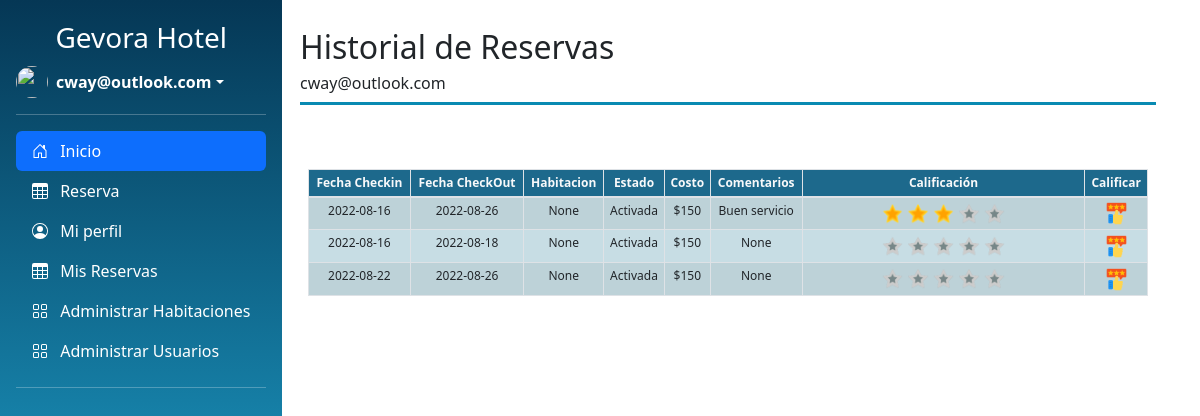
The app's page /historialReserva (signed in) with its own data.
### tables this page shows
CREATE TABLE Reservas (Id INTEGER UNIQUE PRIMARY KEY AUTOINCREMENT NOT NULL, IdUsuario STRING REFERENCES Usuarios (Email) NOT NULL, IdHab INTEGER REFERENCES Habitaciones, FechaInicio DATE NOT NULL, FechaFinal DATE NOT NULL, costo INTEGER NOT NULL, Estado TEXT NOT NULL, Calificacion INTEGER, Comentario TEXT);

### app.py (the view)
@app.route('/historialReserva')
def historeserva():
    if 'username' in session:
        if session['rol'] == 'Usuario' or session['rol'] == 'SuperAdministrador':
            print(g.user)
            reserva = db.sql_select_all_ReservaU(g.user)
            rate_Form = forms.rateform(request.form)
            flash("Lista de reservas")
            return render_template('historialReserva.html', form=rate_Form, lreservas = reserva, titulo="Historial de Reservas")
        else:
            return redirect(url_for('index'))
    else:
        return redirect(url_for('login'))

### app.py (called while the page is built)
@app.before_request
def before_request():
    if 'username' in session:
        g.user = session['username']
    else:
        g.user = "Iniciar Sesion"
    if 'rol' in session:
        g.rol = session['rol']
    else:
        g.rol = None

### dB.py (called while the page is built)
def sql_connection():
    try:
        con=sqlite3.connect('luna.db')
        return con
    except Error:
        print(Error)

def sql_select_all_ReservaU(username):
    strsq="SELECT * FROM Reservas WHERE IdUsuario ='"+ username +"';"
    con=sql_connection()
    cursor_Obj=con.cursor()
    cursor_Obj.execute(strsq)
    reservas = cursor_Obj.fetchall()
    con.close()
    return reservas

### templates/historialReserva.html (shortened to what this page needs)
{% extends "base.html" %}
{% block principal %}
    {% from "_macro.html" import render_field %}
    {% from "_macro.html" import render_buttonfield %}
    {% from "_macro.html" import render_simple_field %}
    <div class="container py-1   " >
        <div class="row ">
            <div class="mt-4 mx-3 col text-center mb-5 " >
                <h2 class="text-start" >Historial de Reservas</h2><h6 class="text-start">{{g.user}}</h6>
                <hr class="dropdown-divider " style="height:3px; width:100%; border-width:0; background-color:rgb(9, 138, 178)">
            </div>
        </div>
        <div class="row justify-content-center">
        <div class="row  justify-content-center  "  >
            <div class="col-sm-12 col-md-4 col-lg-4 col-xl-2 py-3 px-4 bg-white w-100 ">
                <table id="ScrollTry" class="table table-striped table-bordered table-sm " style="background-color: #1d698c;" cellspacing="0" width="100%">
                    <thead>
                        <tr>
                            <th class="th-sm centrado text-light text-center">Fecha Checkin</th>
                            <th class="th-sm centrado text-light text-center">Fecha CheckOut</th>
                            <th class="th-sm centrado text-light justify-content-center text-center">Habitacion</th>
                            <th class="th-sm centrado text-light text-center">Estado</th>
                            <th class="th-sm centrado text-light text-center">Costo</th>
                            <th class="th-sm centrado text-light text-center">Comentarios</th>
                            <th class="th-sm centrado text-light text-center">Calificación</th>
                            <th class="th-sm centrado text-light text-center">Calificar</th>
                        </tr>
                    </thead>
                    <tbody  >
                        {% for reserv in lreservas %}
                            <tr style="background-color: #c7dde4; align-items: center; font-size: 14px;" class="th-sm align-items-center">
                                <td class="centrado text-center">{{reserv[3]}}</td>
                                <td class="centrado text-center">{{reserv[4]}}</td>
                                <td class="centrado  text-center">{{reserv[2]}}</td>
                                <td class="centrado text-center">{{reserv[6]}}</td>
                                <td class="centrado text-center">{{reserv[5]}}</td>
                                <td class="centrado text-center">{{reserv[8]}}</td>
                                <th class="centrado text-center">
                                {% for cont in range(0, 5) %}
                                    {% set number = reserv[7] | int %}
                                    {% if cont < number %}
                                        <img src="{{ url_for('static', filename='images/icons8-star-48.png') }}" alt="" width="8%">
                                    {% else %}
                                        <img src="{{ url_for('static', filename='images/icons8-star-dark.png') }}" alt="" width="8%">
                                    {% endif %}
                                {% endfor%}
                                </th>
                                <th class="centrado  justify-content-center align-items-center ">
                                    <a href="{{reserv[0]}}" data-bs-toggle="modal" data-bs-target="#exampleModal" id="{{ reserv[0] }}"><img src="{{ url_for('static', filename='images/Calificar.png') }}" alt="" width="43%"></a>
                                </th>
                            </tr>
                        {% endfor%}
                    </tbody>
                </table>
            </div>
        </div>
    </div>
{% endblock %}

### templates/base.html (style rules this page uses)
td { align-items: center; justify-content: center; text-align: center; font-size: 12px; }
tr { align-items: center; justify-content: center; text-align: center; font-size: 12px; }

### records on screen
Reservas: FechaInicio "2022-08-16", FechaFinal "2022-08-26", reserv "None", Estado "Activada", costo "$150", Comentario "Buen servicio", Calificacion 3 (drawn)
Reservas: FechaInicio "2022-08-16", FechaFinal "2022-08-18", reserv "None", Estado "Activada", costo "$150"
Reservas: FechaInicio "2022-08-22", FechaFinal "2022-08-26", reserv "None", Estado "Activada", costo "$150"

### other values on screen
{{ g.user }} "cway@outlook.com"
